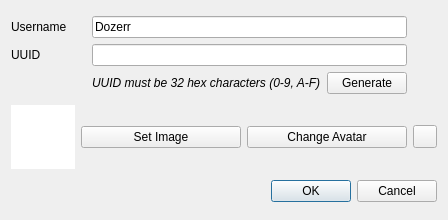
<?xml version="1.0" encoding="UTF-8"?>
<ui version="4.0">
 <class>NewUserDialog</class>
 <widget class="QDialog" name="NewUserDialog">
  <property name="geometry">
   <rect>
    <x>0</x>
    <y>0</y>
    <width>448</width>
    <height>220</height>
   </rect>
  </property>
  <property name="windowTitle">
   <string>New User</string>
  </property>
  <layout class="QGridLayout" name="gridLayout_2">
   <item row="2" column="1" colspan="3">
    <widget class="QDialogButtonBox" name="buttonBox">
     <property name="orientation">
      <enum>Qt::Orientation::Horizontal</enum>
     </property>
     <property name="standardButtons">
      <set>QDialogButtonBox::StandardButton::Cancel|QDialogButtonBox::StandardButton::Ok</set>
     </property>
    </widget>
   </item>
   <item row="1" column="2">
    <widget class="QPushButton" name="setAvatar">
     <property name="text">
      <string>Change Avatar</string>
     </property>
    </widget>
   </item>
   <item row="1" column="1">
    <widget class="QPushButton" name="selectImage">
     <property name="text">
      <string>Set Image</string>
     </property>
    </widget>
   </item>
   <item row="1" column="3">
    <widget class="QToolButton" name="revert">
     <property name="text">
      <string/>
     </property>
    </widget>
   </item>
   <item row="0" column="0" colspan="4">
    <layout class="QGridLayout" name="gridLayout">
     <item row="1" column="0">
      <widget class="QLabel" name="label">
       <property name="text">
        <string>UUID</string>
       </property>
      </widget>
     </item>
     <item row="0" column="1" colspan="2">
      <widget class="QLineEdit" name="username">
       <property name="text">
        <string>Dozerr</string>
       </property>
      </widget>
     </item>
     <item row="1" column="1" colspan="2">
      <widget class="QLineEdit" name="uuid"/>
     </item>
     <item row="0" column="0">
      <widget class="QLabel" name="label_2">
       <property name="text">
        <string>Username</string>
       </property>
      </widget>
     </item>
     <item row="2" column="1">
      <widget class="QLabel" name="label_3">
       <property name="font">
        <font>
         <italic>true</italic>
        </font>
       </property>
       <property name="text">
        <string>UUID must be 32 hex characters (0-9, A-F)</string>
       </property>
      </widget>
     </item>
     <item row="2" column="2">
      <widget class="QPushButton" name="generate">
       <property name="text">
        <string>Generate</string>
       </property>
      </widget>
     </item>
     <item row="1" column="3">
      <widget class="QLabel" name="uuidVerified">
       <property name="sizePolicy">
        <sizepolicy hsizetype="Fixed" vsizetype="Preferred">
         <horstretch>0</horstretch>
         <verstretch>0</verstretch>
        </sizepolicy>
       </property>
       <property name="minimumSize">
        <size>
         <width>24</width>
         <height>0</height>
        </size>
       </property>
      </widget>
     </item>
     <item row="0" column="3">
      <widget class="QLabel" name="usernameVerified">
       <property name="text">
        <string/>
       </property>
      </widget>
     </item>
    </layout>
   </item>
   <item row="1" column="0">
    <widget class="QGraphicsView" name="image">
     <property name="sizePolicy">
      <sizepolicy hsizetype="Expanding" vsizetype="Expanding">
       <horstretch>0</horstretch>
       <verstretch>0</verstretch>
      </sizepolicy>
     </property>
     <property name="minimumSize">
      <size>
       <width>64</width>
       <height>64</height>
      </size>
     </property>
     <property name="maximumSize">
      <size>
       <width>64</width>
       <height>64</height>
      </size>
     </property>
     <property name="frameShape">
      <enum>QFrame::Shape::NoFrame</enum>
     </property>
     <property name="frameShadow">
      <enum>QFrame::Shadow::Plain</enum>
     </property>
     <property name="verticalScrollBarPolicy">
      <enum>Qt::ScrollBarPolicy::ScrollBarAlwaysOff</enum>
     </property>
     <property name="horizontalScrollBarPolicy">
      <enum>Qt::ScrollBarPolicy::ScrollBarAlwaysOff</enum>
     </property>
     <property name="interactive">
      <bool>false</bool>
     </property>
    </widget>
   </item>
  </layout>
 </widget>
 <resources/>
 <connections>
  <connection>
   <sender>buttonBox</sender>
   <signal>accepted()</signal>
   <receiver>NewUserDialog</receiver>
   <slot>accept()</slot>
   <hints>
    <hint type="sourcelabel">
     <x>248</x>
     <y>254</y>
    </hint>
    <hint type="destinationlabel">
     <x>157</x>
     <y>274</y>
    </hint>
   </hints>
  </connection>
  <connection>
   <sender>buttonBox</sender>
   <signal>rejected()</signal>
   <receiver>NewUserDialog</receiver>
   <slot>reject()</slot>
   <hints>
    <hint type="sourcelabel">
     <x>316</x>
     <y>260</y>
    </hint>
    <hint type="destinationlabel">
     <x>286</x>
     <y>274</y>
    </hint>
   </hints>
  </connection>
 </connections>
</ui>
